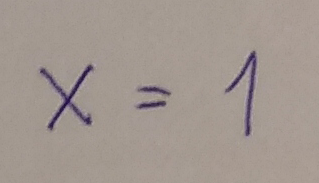
#> input picture prototype/data/equations/1.png, 319 x 183 px
$ python -i extraction.py   (imports and definitions only)
#> lines starting #> are read from the running program, lines starting #| are printed output that depends on the picture; after the words box and inside, x2 and y2 are one past the last pixel; in counts of white or black regions, pixels touching at a corner belong together
import cv2
import math
import matplotlib.pyplot as plt
import numpy as np

MAX_IMG_DIMENSION=800

class data:
    def __init__(self, img_org, img_binary, img_boxes, boxes, symbols):
        self.img_org = img_org
        self.img_binary = img_binary
        self.img_boxes = img_boxes
        self.boxes = boxes
        self.symbols = symbols


def extract(filename, display=False):
#> called with filename = 'data/equations/1.png', display = False
    img_org = cv2.imread(filename)
#> img_org is the input picture: shape (183, 319, 3); mean B, G, R 144.2, 151.3, 162.2
    img_org = scale_down_if_needed(img_org)
    img_boxes, img_binary, boxes = process_img(img_org, display)
    symbols = extract_symbols(img_binary, boxes)
    return data(img_org, img_binary, img_boxes, boxes, symbols)

def scale_down_if_needed(img):
    scale_factor = max(img.shape[0],img.shape[1])/800
#> scale_factor = 0.399
    if scale_factor>1.:
        img = cv2.resize(img,(int(img.shape[1]/scale_factor),int(img.shape[0]//scale_factor)))
    return img

def extract_symbols(img, boxes, size=28):
    symbols = []
    for box in boxes:
        x, y, w, h = box
        symbol = img[y:y + h, x:x + w]
        if h >= w:
            newx = size * w // h
            if newx == 0:
                break
            symbol = cv2.resize(symbol, (newx, size))
            rest = size - newx
            rest_left = int(math.ceil(rest / 2))
            rest_right = int(math.floor(rest / 2))
            symbol = np.hstack((np.full((size, rest_left), 255), symbol, np.full((size, rest_right), 255)))
        else:
            newy = size * h // w
            if newy == 0:
                break
            symbol = cv2.resize(symbol, (size, newy))
            rest = size - newy
            rest_up = int(math.ceil(rest / 2))
            rest_down = int(math.floor(rest / 2))
            symbol = np.vstack((np.full((rest_up, size), 255), symbol, np.full((rest_down, size), 255)))
        symbols.append((box, symbol))
    return symbols


def process_img(org_img, display=False):
#> called with display = False
    img = org_img.copy()
    img_height = img.shape[0]
#> img_height = 183
    img_width = img.shape[1]
#> img_width = 319

    if display:
        display_plot(img, 'Original image', None)

    # Convert to grayscale and denoise
    img = cv2.cvtColor(img, cv2.COLOR_BGR2GRAY)
    img = cv2.fastNlMeansDenoising(img, h=13)
    if display:
        display_plot(img, 'Grayscale and denoised', 'gray')

    # Binarize image
    block_size = max(img_height, img_width) // 7
#> block_size = 45
    block_size = block_size + 1 if block_size % 2 == 0 else block_size
    img = cv2.adaptiveThreshold(img, 255, cv2.ADAPTIVE_THRESH_GAUSSIAN_C, cv2.THRESH_BINARY, block_size, 5)
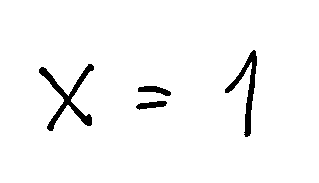
#> img: shape (183, 319); 96.8% white; 4 black regions
    if display:
        display_plot(img, 'With binary threshold applied', 'gray')
    img_binary = img.copy()

    # Find contours
    contours, hierarchy = cv2.findContours(img, cv2.RETR_TREE, cv2.CHAIN_APPROX_SIMPLE)
#> contours = 5 contours; box (x1, y1, x2, y2) and area: (0, 0, 319, 183) 57876, (38, 63, 95, 132) 976, (224, 49, 258, 138) 802, (137, 85, 172, 97) 222, (135, 100, 168, 111) 202
    if display:
        img_contours = cv2.drawContours(img, contours, -1, (0, 255, 0), 3)
        display_plot(img_contours, 'Contours', 'gray')

    # Add limit to bounding boxes size
    img_size = img_height * img_width
#> img_size = 58377
    max_area = 0.5 * img_size
#> max_area = 29188.5

    # Find bounding boxes
    boxes = []
    for contour in contours:
        x, y, w, h = cv2.boundingRect(contour)
        if max_area > (w * h):
            boxes.append((x, y, w, h))
#> this loop made 5 passes
#> (x, y, w, h) on passes 2 to 5: (135, 100, 33, 11), (137, 85, 35, 12), (38, 63, 57, 69), (224, 49, 34, 89)
#> (contour, x, y, w, h) on pass 1: ([[0, 0], [0, 182], [318, 182], [318, 0]], 0, 0, 319, 183)
#> after the loop, boxes = [(135, 100, 33, 11), (137, 85, 35, 12), (38, 63, 57, 69), (224, 49, 34, 89)]

    # Remove boxes wholly contained in other boxes
    for box1 in boxes.copy():
        for box2 in boxes.copy():
            if contains(box2, box1):
                if box1 in boxes:
                    boxes.remove(box1)
#> this loop made 4 passes

    # sort boxes horizontally
    boxes = sorted(boxes, key=lambda b: b[0])
#> boxes = [(38, 63, 57, 69), (135, 100, 33, 11), (137, 85, 35, 12), (224, 49, 34, 89)]

    img_boxes = org_img.copy()
    for box in boxes:
        x, y, w, h = box
        cv2.rectangle(img_boxes, (x, y), (x + w, y + h), (0, 255, 0), 2)
#> this loop made 4 passes
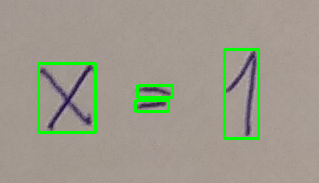
#> img_boxes: shape (183, 319, 3); 3.47% of pixels changed, all inside (x1, y1, x2, y2) = (37, 48, 260, 140)
    if display:
        display_plot(img_boxes, 'Bounding boxes', 'gray')

    return img_boxes, img_binary, boxes


def display_plot(image, title='', cmap=None):
    plt.figure(figsize=(15, 7))
    plt.imshow(image, cmap=cmap)
    plt.title(title)
    plt.show()


def contains(box1, box2):
    b1x, b1y, b1w, b1h = box1
    b2x, b2y, b2w, b2h = box2
    return b1x < b2x and b1y < b2y and (b1x + b1w) > (b2x + b2w) and (b1y + b1h) > (b2y + b2h)

>>> result = extract('data/equations/1.png')
#> the loop in extract_symbols, `for box in boxes:` made 4 passes
#> (x, y, w, h, newx, rest, rest_left, rest_right) on passes 1, 4: (38, 63, 57, 69, 23, 5, 3, 2), (224, 49, 34, 89, 10, 18, 9, 9)
#> (x, y, w, h, newy, rest, rest_up, rest_down) on passes 2 to 3: (135, 100, 33, 11, 9, 19, 10, 9), (137, 85, 35, 12, 9, 19, 10, 9)
#> pass 1, in extract_symbols, `symbol = img[y:y + h, x:x + w]`:
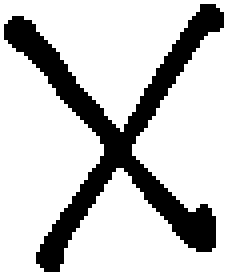
#> symbol: shape (69, 57) (shown 4 times larger); 78.4% white; 1 black region, box (x1, y1, x2, y2) and area: (1, 1, 56, 68) 848
#> pass 1, in extract_symbols, `symbol = cv2.resize(symbol, (newx, size))`:
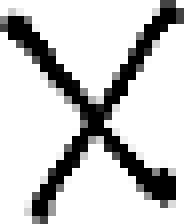
#> symbol: shape (28, 23) (shown 8 times larger); min 0, max 255, mean 200.3
#> pass 1, in extract_symbols, `symbol = np.hstack((np.full((size, rest_left), 255), symbol, np.full((..`:
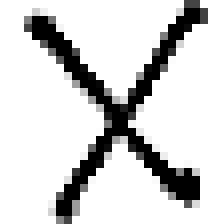
#> symbol: shape (28, 28) int64 (shown 8 times larger); min 0, max 255, mean 210
#> pass 2, in extract_symbols, `symbol = np.vstack((np.full((rest_up, size), 255), symbol, np.full((re..`:
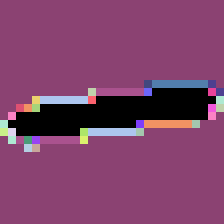
#> symbol: shape (28, 28) int64 (shown 8 times larger); 28 distinct labels, from 0 to 255; one colour per label, 0 black
#> after the loop in extract_symbols, `for box in boxes:`: symbols = 4 items
#> in __init__, `self.boxes = boxes`: self.boxes has the same summary as boxes in process_img

$ run again, on prototype/data/equations/10.png
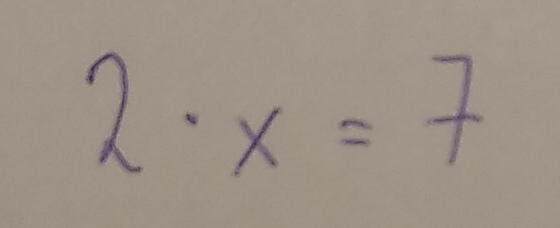
#> input picture prototype/data/equations/10.png, 560 x 228 px
#> in extract, img_org is the input picture: shape (228, 560, 3); mean B, G, R 135.4, 146.5, 158.6
#> in process_img, `img = cv2.adaptiveThreshold(img, 255, cv2.ADAPTIVE_THRESH_GAUSSIAN_C, ..`:
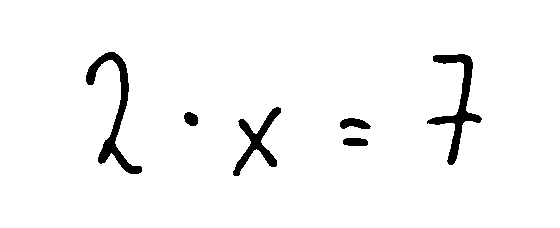
#> img: shape (228, 560); 96.5% white; 6 black regions
#> contours = 7 contours; box (x1, y1, x2, y2) and area: (0, 0, 560, 228) 126893, (85, 51, 143, 175) 1690, (426, 53, 483, 166) 1620, (232, 106, 282, 177) 1065, (339, 117, 372, 130) 270, (342, 137, 369, 147) 207, (183, 111, 199, 127) 172
#> the loop in process_img, `for contour in contours:` made 7 passes
#> (x, y, w, h) on passes 2 to 7: (342, 137, 27, 10), (339, 117, 33, 13), (183, 111, 16, 16), (232, 106, 50, 71), (426, 53, 57, 113), (85, 51, 58, 124)
#> after the loop in process_img, `for contour in contours:`: boxes = [(342, 137, 27, 10), (339, 117, 33, 13), (183, 111, 16, 16), (232, 106, 50, 71), (426, 53, 57, 113), (85, 51, 58, 124)]
#> the loop in process_img, `for box1 in boxes.copy():` made 6 passes
#> in process_img, `boxes = sorted(boxes, key=lambda b: b[0])`: boxes = [(85, 51, 58, 124), (183, 111, 16, 16), (232, 106, 50, 71), (339, 117, 33, 13), (342, 137, 27, 10), (426, 53, 57, 113)]
#> the loop in process_img, `for box in boxes:` made 6 passes
#> the loop in extract_symbols, `for box in boxes:` made 6 passes
#> (x, y, w, h, newx, rest, rest_left, rest_right) on passes 1, 2, 3, 6: (85, 51, 58, 124, 13, 15, 8, 7), (183, 111, 16, 16, 28, 0, 0, 0), (232, 106, 50, 71, 19, 9, 5, 4), (426, 53, 57, 113, 14, 14, 7, 7)
#> pass 2, in extract_symbols, `symbol = cv2.resize(symbol, (newx, size))`:
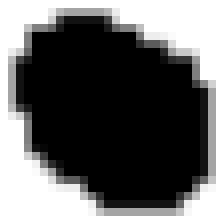
#> symbol: shape (28, 28) (shown 8 times larger); min 0, max 255, mean 103.3
#> after the loop in extract_symbols, `for box in boxes:`: symbols = 6 items
#> self.boxes has the same summary as boxes in process_img

$ run again, on prototype/data/equations/11.png
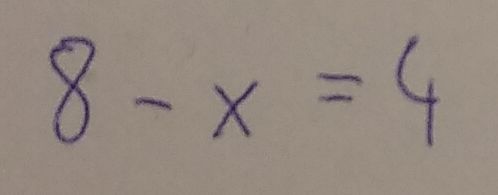
#> input picture prototype/data/equations/11.png, 498 x 195 px
#> in extract, img_org is the input picture: shape (195, 498, 3); mean B, G, R 128.4, 137.4, 149.7
#> in process_img, `img = cv2.adaptiveThreshold(img, 255, cv2.ADAPTIVE_THRESH_GAUSSIAN_C, ..`:
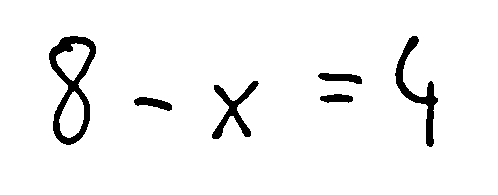
#> img: shape (195, 498); 95.4% white; 6 black regions
#> contours = 9 contours; largest, box (x1, y1, x2, y2) and area: (0, 0, 498, 195) 96418, (48, 35, 97, 146) 3408, (394, 35, 439, 148) 1240, (211, 80, 260, 140) 920, (59, 91, 84, 138) 758
#> the loop in process_img, `for contour in contours:` made 9 passes
#> (x, y, w, h) on passes 2 to 9: (133, 96, 40, 16), (319, 93, 35, 11), (211, 80, 49, 60), (317, 72, 46, 13), (394, 35, 45, 113), (48, 35, 49, 111), (59, 91, 25, 47), (56, 43, 34, 38)
#> after the loop in process_img, `for contour in contours:`: boxes = [(133, 96, 40, 16), (319, 93, 35, 11), (211, 80, 49, 60), (317, 72, 46, 13), (394, 35, 45, 113), (48, 35, 49, 111), (59, 91, 25, 47), (56, 43, 34, 38)]
#> the loop in process_img, `for box1 in boxes.copy():` made 8 passes
#> after the loop in process_img, `for box1 in boxes.copy():`: boxes = [(133, 96, 40, 16), (319, 93, 35, 11), (211, 80, 49, 60), (317, 72, 46, 13), (394, 35, 45, 113), (48, 35, 49, 111)]
#> in process_img, `boxes = sorted(boxes, key=lambda b: b[0])`: boxes = [(48, 35, 49, 111), (133, 96, 40, 16), (211, 80, 49, 60), (317, 72, 46, 13), (319, 93, 35, 11), (394, 35, 45, 113)]
#> the loop in process_img, `for box in boxes:` made 6 passes
#> the loop in extract_symbols, `for box in boxes:` made 6 passes
#> (x, y, w, h, newx, rest, rest_left, rest_right) on passes 1, 3, 6: (48, 35, 49, 111, 12, 16, 8, 8), (211, 80, 49, 60, 22, 6, 3, 3), (394, 35, 45, 113, 11, 17, 9, 8)
#> pass 3, in extract_symbols, `symbol = img[y:y + h, x:x + w]`:
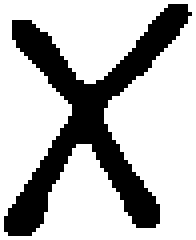
#> symbol: shape (60, 49) (shown 4 times larger); 72.4% white; 1 black region, box (x1, y1, x2, y2) and area: (1, 1, 48, 59) 811
#> after the loop in extract_symbols, `for box in boxes:`: symbols = 6 items
#> self.boxes has the same summary as boxes in process_img

$ run again, on prototype/data/equations/12.png
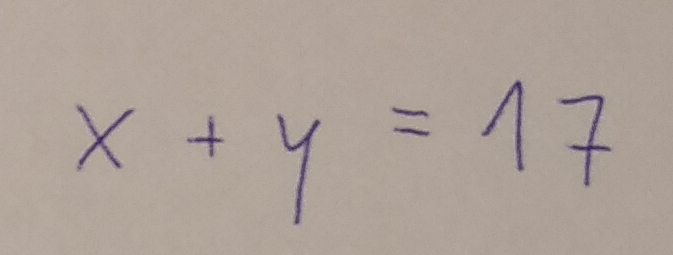
#> input picture prototype/data/equations/12.png, 673 x 255 px
#> in extract, img_org is the input picture: shape (255, 673, 3); mean B, G, R 152.8, 161.6, 174.6
#> in process_img, `img = cv2.adaptiveThreshold(img, 255, cv2.ADAPTIVE_THRESH_GAUSSIAN_C, ..`:
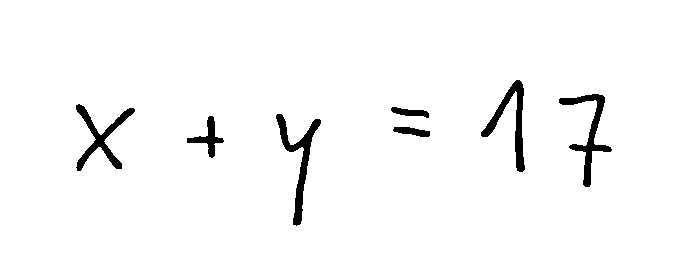
#> img: shape (255, 673); 97% white; 7 black regions
#> contours = 8 contours; box (x1, y1, x2, y2) and area: (0, 0, 673, 255) 170688, (275, 113, 322, 227) 1306, (558, 93, 613, 188) 1244, (480, 79, 526, 173) 1194, (75, 103, 136, 172) 1134, (186, 115, 225, 159) 522, (392, 126, 431, 138) 272, (390, 106, 430, 119) 270
#> the loop in process_img, `for contour in contours:` made 8 passes
#> (x, y, w, h) on passes 2 to 8: (392, 126, 39, 12), (186, 115, 39, 44), (275, 113, 47, 114), (390, 106, 40, 13), (75, 103, 61, 69), (558, 93, 55, 95), (480, 79, 46, 94)
#> after the loop in process_img, `for contour in contours:`: boxes = [(392, 126, 39, 12), (186, 115, 39, 44), (275, 113, 47, 114), (390, 106, 40, 13), (75, 103, 61, 69), (558, 93, 55, 95), (480, 79, 46, 94)]
#> the loop in process_img, `for box1 in boxes.copy():` made 7 passes
#> in process_img, `boxes = sorted(boxes, key=lambda b: b[0])`: boxes = [(75, 103, 61, 69), (186, 115, 39, 44), (275, 113, 47, 114), (390, 106, 40, 13), (392, 126, 39, 12), (480, 79, 46, 94), (558, 93, 55, 95)]
#> the loop in process_img, `for box in boxes:` made 7 passes
#> the loop in extract_symbols, `for box in boxes:` made 7 passes
#> (x, y, w, h, newx, rest, rest_left, rest_right) on passes 1, 2, 3, 6, 7: (75, 103, 61, 69, 24, 4, 2, 2), (186, 115, 39, 44, 24, 4, 2, 2), (275, 113, 47, 114, 11, 17, 9, 8), (480, 79, 46, 94, 13, 15, 8, 7), (558, 93, 55, 95, 16, 12, 6, 6)
#> pass 2, in extract_symbols, `symbol = img[y:y + h, x:x + w]`:
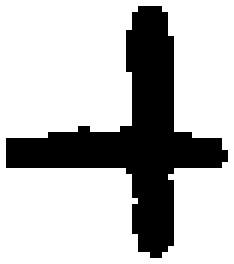
#> symbol: shape (44, 39) (shown 6 times larger); 73.7% white; 1 black region, box (x1, y1, x2, y2) and area: (1, 1, 38, 43) 452
#> after the loop in extract_symbols, `for box in boxes:`: symbols = 7 items
#> self.boxes has the same summary as boxes in process_img
